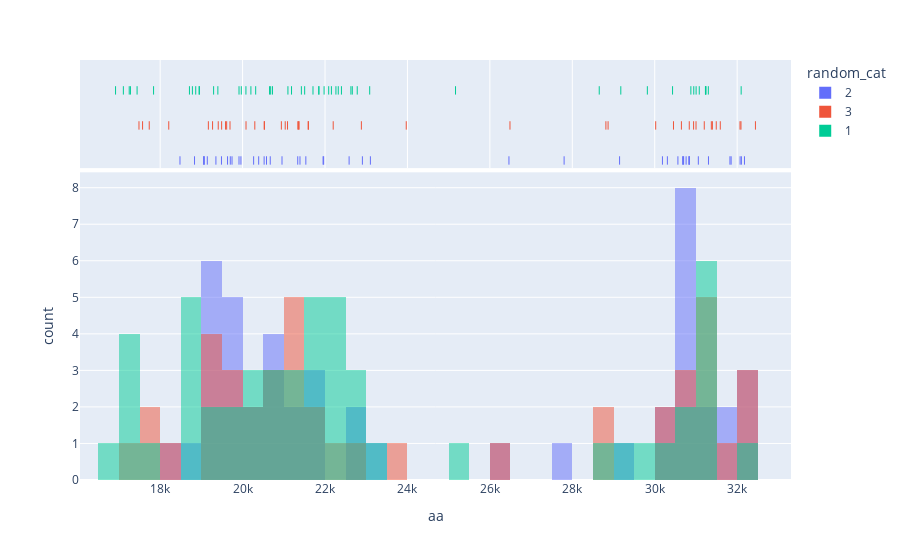

The notebook cell this image was saved under:
### Markdown cell above
## dist by cat

### Code cell
px.histogram(nifty_data, x=target_var, color='random_cat', 
             marginal="rug", # or violin, box
             nbins=50, opacity=0.5, barmode="overlay")

### Figure 1 — Plotly figure (JSON) as saved in the notebook; plotly's stock layout.template omitted (floating-point values rounded to 4 significant figures)
{"data": [{"alignmentgroup": "True", "bingroup": "x", "hovertemplate": "random_cat=2<br>aa=%{x}<br>count=%{y}<extra></extra>", "legendgroup": "2", "marker": {"color": "#636efa", "opacity": 0.5}, "name": "2", "nbinsx": 50, "offsetgroup": "2", "orientation": "v", "showlegend": true, "type": "histogram", "x": [32100.0, 32180.0, 32070.0, 31820.0, 31850.0, 30700.0, 30840.0, 30760.0, 30830.0, 30690.0, 31300.0, 31060.0, 30830.0, 30680.0, 30560.0, 30310.0, 30187, 29150.0, 27800.0, 26460.0, 23100.0, 20580.0, 18480.0, 19144, 19060.0, 19488, 19060.0, 20520.0, 19700.0, 20270.0, 20670.0, 21530.0, 19740.0, 19350.0, 19630.0, 19070.0, 18830.0, 19960.0, 20390.0, 19910.0, 20960.0, 21340.0, 21950.0, 22580.0, 22910.0, 21390.0, 21970.0], "xaxis": "x", "yaxis": "y"}, {"alignmentgroup": "True", "boxpoints": "all", "fillcolor": "rgba(255,255,255,0)", "hoveron": "points", "hovertemplate": "random_cat=2<br>aa=%{x}<extra></extra>", "jitter": 0, "legendgroup": "2", "line": {"color": "rgba(255,255,255,0)"}, "marker": {"color": "#636efa", "symbol": "line-ns-open"}, "name": "2", "offsetgroup": "2", "showlegend": false, "type": "box", "x": [32100.0, 32180.0, 32070.0, 31820.0, 31850.0, 30700.0, 30840.0, 30760.0, 30830.0, 30690.0, 31300.0, 31060.0, 30830.0, 30680.0, 30560.0, 30310.0, 30187, 29150.0, 27800.0, 26460.0, 23100.0, 20580.0, 18480.0, 19144, 19060.0, 19488, 19060.0, 20520.0, 19700.0, 20270.0, 20670.0, 21530.0, 19740.0, 19350.0, 19630.0, 19070.0, 18830.0, 19960.0, 20390.0, 19910.0, 20960.0, 21340.0, 21950.0, 22580.0, 22910.0, 21390.0, 21970.0], "xaxis": "x2", "yaxis": "y2"}, {"alignmentgroup": "True", "bingroup": "x", "hovertemplate": "random_cat=3<br>aa=%{x}<br>count=%{y}<extra></extra>", "legendgroup": "3", "marker": {"color": "#EF553B", "opacity": 0.5}, "name": "3", "nbinsx": 50, "offsetgroup": "3", "orientation": "v", "showlegend": true, "type": "histogram", "x": [32440.0, 32070.0, 31400.0, 31370.0, 32090.0, 31590.0, 30650.0, 30020.0, 31000.0, 31200.0, 31490.0, 30840.0, 30940.0, 30460.0, 28870.0, 28820.0, 26490.0, 23970.0, 20080.0, 19610.0, 18210.0, 19410.0, 19590.0, 21090.0, 19270.0, 19690.0, 19490.0, 17570.0, 17490.0, 17740.0, 19170.0, 20530.0, 20940.0, 21030.0, 20530.0, 20300.0, 21590.0, 21359, 21370.0, 22200.0, 21340.0, 21600.0, 22880.0], "xaxis": "x", "yaxis": "y"}, {"alignmentgroup": "True", "boxpoints": "all", "fillcolor": "rgba(255,255,255,0)", "hoveron": "points", "hovertemplate": "random_cat=3<br>aa=%{x}<extra></extra>", "jitter": 0, "legendgroup": "3", "line": {"color": "rgba(255,255,255,0)"}, "marker": {"color": "#EF553B", "symbol": "line-ns-open"}, "name": "3", "offsetgroup": "3", "showlegend": false, "type": "box", "x": [32440.0, 32070.0, 31400.0, 31370.0, 32090.0, 31590.0, 30650.0, 30020.0, 31000.0, 31200.0, 31490.0, 30840.0, 30940.0, 30460.0, 28870.0, 28820.0, 26490.0, 23970.0, 20080.0, 19610.0, 18210.0, 19410.0, 19590.0, 21090.0, 19270.0, 19690.0, 19490.0, 17570.0, 17490.0, 17740.0, 19170.0, 20530.0, 20940.0, 21030.0, 20530.0, 20300.0, 21590.0, 21359, 21370.0, 22200.0, 21340.0, 21600.0, 22880.0], "xaxis": "x2", "yaxis": "y2"}, {"alignmentgroup": "True", "bingroup": "x", "hovertemplate": "random_cat=1<br>aa=%{x}<br>count=%{y}<extra></extra>", "legendgroup": "1", "marker": {"color": "#00cc96", "opacity": 0.5}, "name": "1", "nbinsx": 50, "offsetgroup": "1", "orientation": "v", "showlegend": true, "type": "histogram", "x": [31240.0, 32100.0, 31080.0, 30950.0, 31000.0, 31240.0, 30877, 29820.0, 31300.0, 31230.0, 30430.0, 29180.0, 28650.0, 25170.0, 22160.0, 20320.0, 16920.0, 17110.0, 19969, 18780.0, 17250.0, 18950.0, 19910.0, 19400, 20680.0, 20080.0, 18950.0, 18860.0, 17840.0, 17280.0, 17440.0, 18710.0, 19300.0, 21190.0, 20720.0, 21100.0, 20650.0, 20200.0, 21710.0, 22260.0, 21430.0, 21510.0, 21980.0, 21850.0, 22628, 22400.0, 22090.0, 22320.0, 22782, 23080.0, 22660.0, 21850.0], "xaxis": "x", "yaxis": "y"}, {"alignmentgroup": "True", "boxpoints": "all", "fillcolor": "rgba(255,255,255,0)", "hoveron": "points", "hovertemplate": "random_cat=1<br>aa=%{x}<extra></extra>", "jitter": 0, "legendgroup": "1", "line": {"color": "rgba(255,255,255,0)"}, "marker": {"color": "#00cc96", "symbol": "line-ns-open"}, "name": "1", "offsetgroup": "1", "showlegend": false, "type": "box", "x": [31240.0, 32100.0, 31080.0, 30950.0, 31000.0, 31240.0, 30877, 29820.0, 31300.0, 31230.0, 30430.0, 29180.0, 28650.0, 25170.0, 22160.0, 20320.0, 16920.0, 17110.0, 19969, 18780.0, 17250.0, 18950.0, 19910.0, 19400, 20680.0, 20080.0, 18950.0, 18860.0, 17840.0, 17280.0, 17440.0, 18710.0, 19300.0, 21190.0, 20720.0, 21100.0, 20650.0, 20200.0, 21710.0, 22260.0, 21430.0, 21510.0, 21980.0, 21850.0, 22628, 22400.0, 22090.0, 22320.0, 22782, 23080.0, 22660.0, 21850.0], "xaxis": "x2", "yaxis": "y2"}], "layout": {"barmode": "overlay", "legend": {"title": {"text": "random_cat"}, "tracegroupgap": 0}, "margin": {"t": 60}, "xaxis": {"anchor": "y", "domain": [0, 1], "title": {"text": "aa"}}, "xaxis2": {"anchor": "y2", "domain": [0, 1], "matches": "x", "showgrid": true, "showticklabels": false}, "yaxis": {"anchor": "x", "domain": [0, 0.7326], "title": {"text": "count"}}, "yaxis2": {"anchor": "x2", "domain": [0.7426, 1], "matches": "y2", "showgrid": false, "showline": false, "showticklabels": false, "ticks": ""}}}
